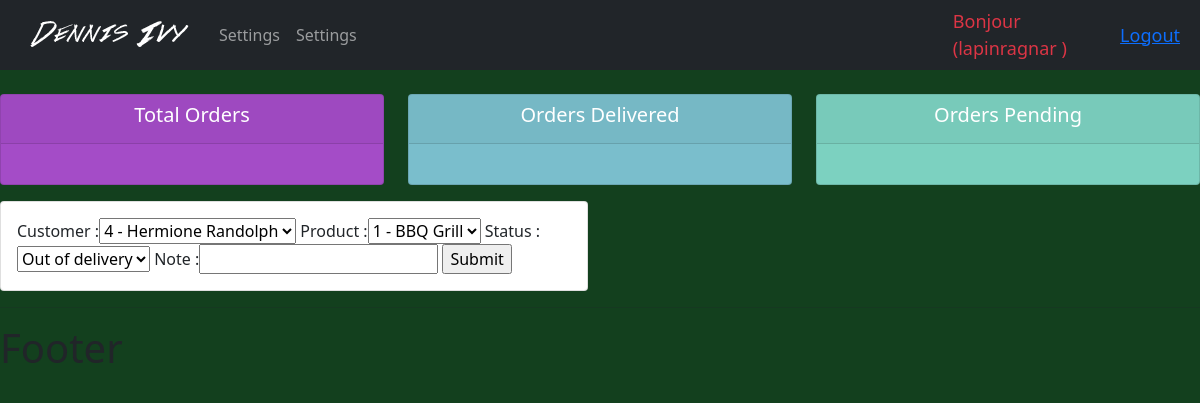
The page /update_order/2/ (signed in) on the database its author committed.
### accounts/models.py (models this page shows, shortened)
class Order(models.Model):
    STATUS = (
        ('Pending', 'Pending'),
        ('Out of delivery', 'Out of delivery'),
        ('Delivered', 'Delivered')
    )
    customer = models.ForeignKey(Customer, null=True, on_delete=models.SET_NULL)
    product = models.ForeignKey(Product, null=True, on_delete=models.SET_NULL)
    date_created = models.DateTimeField(auto_now_add=True, null=True)
    status = models.CharField(max_length=200, null=True, choices=STATUS)
    note = models.CharField(max_length=1000, null=True)

### accounts/decorators.py (the view)
        def weapper_func(request, *args, **kwargs):
            print("ca marche!", allowed_roles)
            group = None
            if request.user.groups.exists():
                group = request.user.groups.all()[0].name
            if group in allowed_roles:
                return view_func(request, *args, **kwargs)
            else:
                return HttpResponse('You are not authorized to view this page!')

### accounts/forms.py
class OrderForm(ModelForm):
    class Meta:
        model = Order
        fields = '__all__'

### accounts/models.py (called while the page is built)
    def __str__(self):
        return f" {self.id} - {self.name} "

    def __str__(self):
        return f" {self.id} - {self.name} "

### accounts/views.py (called while the page is built)
@allowed_users(allowed_roles=['admin'])
def updateOrder(request, pk):
    order = Order.objects.get(id=pk)
    form = OrderForm(instance=order)
    if request.method == 'POST':
        form = OrderForm(request.POST, instance=order)
        if form.is_valid():
            form.save()
            return redirect('/')
    context = {
        'form': form,
    }
    return render(request, 'accounts/order_form.html', context)

### templates/accounts/order_form.html (shortened to what this page needs)
{% extends 'accounts/main.html' %}
{% load static %}
{% block content %}
    <div class="row">
        <div class="col-md-6">
            <div class="card card-body">
                <form action="" method="POST">
                    {{ form }}
                    <input type="submit" name="Submit">
                </form>
            </div>
        </div>
    </div>
{% endblock %}

### templates/accounts/partials/_navbar.html (shortened to what this page needs)
{% load static %}
<nav class="navbar navbar-expand-lg navbar-dark bg-dark">
  <div class="container-fluid">
        <img src="{% static 'images/logo.png' %}" alt="">
        <div class="collapse navbar-collapse" id="navbarNav">
          <ul class="navbar-nav">
            {% if request.user.is_stuff %}
                <li class="nav-item">
                  <a class="nav-link" href="{% url 'home' %}">Dashboard</a>
                </li>
                <li class="nav-item">
                  <a class="nav-link" href="{% url 'products' %}">Products</a>
                </li>
            {% else %}
                <li class="nav-item">
                  <a class="nav-link" href="{% url 'account' %}">Settings</a>
                </li>
                <li class="nav-item">
                  <a class="nav-link" href="{% url 'account' %}">Settings</a>
                </li>
            {% endif %}
          </ul>
        </div>
  </div>
    <span class="hello-msg text-danger ">Bonjour ({{ request.user }} )</span>
    <span class="hello-msg"><a href="{% url 'logout' %}">Logout</a></span>
</nav>

### static/css/accounts/main.css (style rules this page uses)
body { background-color: #13401e; }

### templates/accounts/partials/_navbar.html (style rules this page uses)
.hello-msg { font-size: 18px; color: #fff; margin-right: 20px; }

### rows shown on the page
Order: customer "4 - Hermione Randolph", product "1 - BBQ Grill", status "Out of delivery"

### other values the page prints
{{ request.user }} "lapinragnar"
